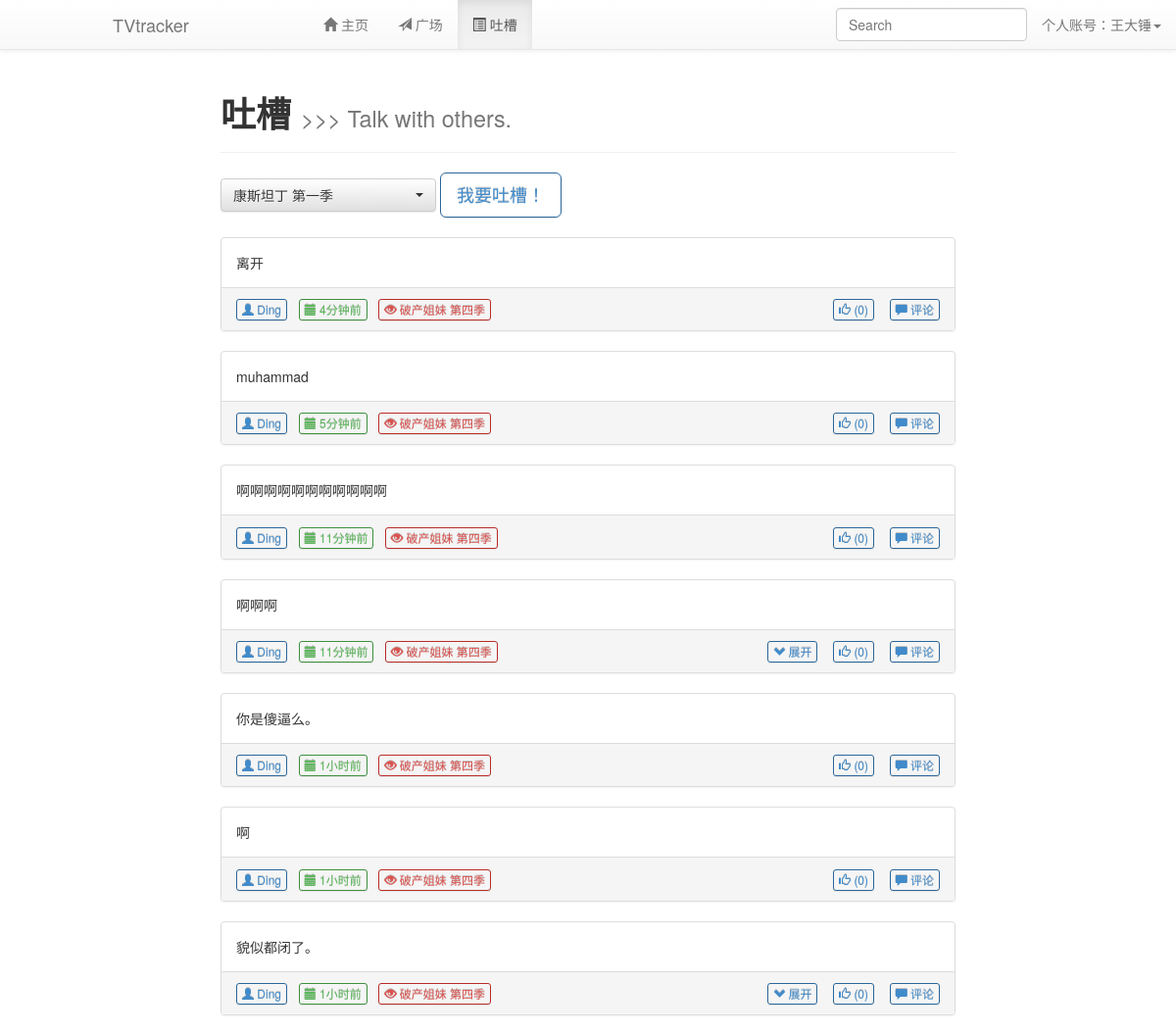
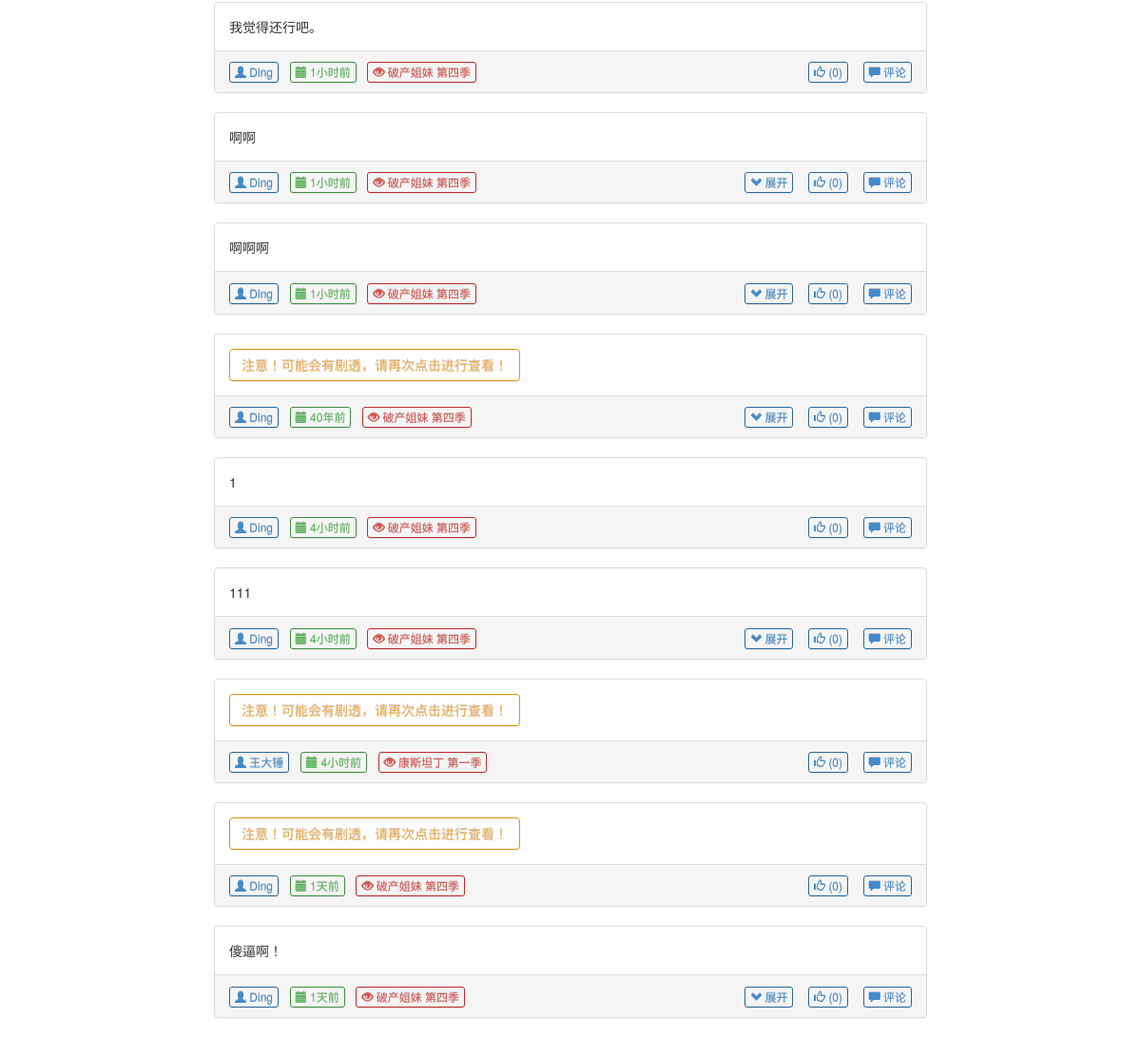
/talk (signed in), run on the app's committed database (2 pictures, top to bottom).
### tables this page shows
CREATE TABLE tracking (
    id integer primary key autoincrement,
    tvname text not null,
    userid integer not null,
    epnum integer not null default 0,
    end integer not null default 0
);

CREATE TABLE [discuss] ([id] integer PRIMARY KEY AUTOINCREMENT, [name1] text NOT NULL, [name2] text, [time] integer NOT NULL, [warning] integer NOT NULL DEFAULT(0), [level] integer NOT NULL DEFAULT '0', [content] text NOT NULL, [replyid] INTEGER, [tvname] TEXT NOT NULL);

### application.py (the view)
@app.route('/talk')
def talkPage():
    if session.get('logged_in'):
        user = query_db('select * from user where username = ?', [session['username']], one=True)
        tracking = query_db('select tvname, epnum from tracking where userid = ?', [user['id']])
        if tracking:
            sql = 'select * from discuss where name2 is null and tvname = ?' + ' or tvname = ?' * (len(tracking)-1)
            talk = query_db(sql+' limit 30', [i['tvname'] for i in tracking])
            talk.reverse()
            re = []
            for i in talk:
                i['time'] = delta_T(i['time'])
                replys = query_db('select * from discuss where replyid = ?', [i['id']])
                if replys:
                    for reply in replys:
                        reply['time'] = delta_T(reply['time'])
                    re.append(replys)
                else:
                    re.append(0)
            return render_template('talkPage.html', user = user, tracking = tracking, talk = zip(talk, re))
        else:
            return render_template('talkPage.html', user = user, tracking = False)
    else:
        return redirect(url_for('welcome'))

### application.py (called while the page is built)
def connect_db():
    return sqlite3.connect(app.config['DATABASE'])

@app.before_request
def before_request():
    g.db = connect_db()

@app.teardown_request
def teardown_request(exception):
    g.db.close()

def query_db(query, args=(), one=False):
    cur = g.db.execute(query, args)
    rv = [dict((cur.description[idx][0], value)
               for idx, value in enumerate(row)) for row in cur.fetchall()]
    return (rv[0] if rv else None) if one else rv

def delta_T(t):
    d1 = time.gmtime()
    d2 = time.gmtime(t)
    s = ''
    if d1.tm_year - d2.tm_year == 0:
        if d1.tm_mon - d2.tm_mon == 0:
            if d1.tm_mday - d2.tm_mday == 0:
                if d1.tm_hour - d2.tm_hour == 0:
                    if d1.tm_min - d2.tm_min == 0:
                        s = str(d1.tm_sec-d2.tm_sec)+u'秒前'
                    else:
                        s = str(d1.tm_min-d2.tm_min)+u'分钟前'
                else:
                    s = str(d1.tm_hour-d2.tm_hour)+u'小时前'
            else:
                s = str(d1.tm_mday-d2.tm_mday)+u'天前'
        else:
            s = str(d1.tm_mon-d2.tm_mon)+u'月前'
    else:
        s = str(d1.tm_year-d2.tm_year)+u'年前'
    return s

### templates/talkPage.html (shortened to what this page needs)
{% extends "dashboard.html" %}
{% block body %}
    <div class="page-header">
        <h1><b>吐槽</b> <small>>>> Talk with others.</small></h1>
    </div>
    <link rel="stylesheet" type="text/css" href="{{ url_for('static', filename='bootstrap-select.min.css') }}">
    {% if tracking %}
    <form method="POST" action="{{ url_for('postTalk') }}">
        <select name="tv" class="selectpicker">
            {% for i in tracking %}
                <option>{{ i.tvname }}</option>
            {% endfor %}
        </select>
        <button type="button" class="btn btn-primary btn-outline btn-lg" data-toggle="modal" data-target="#talkModal" onclick="$('#talkText').focus();$('#talkText').select();">
            我要吐槽！
        </button>
    </form>
    {% else %}
        <p>你没有任何追剧记录，没啥可吐槽的呦！</p>
    {% endif %}
    <br />
    {% for i, j in talk %}
        {% if j == 0 %}
        <div class="panel panel-default">
        {% else %}
        <div class="panel panel-default">
        {% endif %}
            <div class="panel-body">
                {% if i.warning %}
                    <a class="btn btn-warning btn-outline" onclick="$(this).hide();$('.{{ i.id }}con').fadeIn();">注意！可能会有剧透，请再次点击进行查看！</a>
                    {% else %}
                    <div>{{ i.content }}</div>
                {% endif %}
            </div>
            <div class="panel-footer">
                <a class="btn btn-xs btn-primary btn-outline" href='{{ url_for('viewUser') }}?user={{ i.name1 }}'><span class="glyphicon glyphicon-user"></span> {{ i.name1 }}</a>&nbsp;&nbsp;
                <span class="btn btn-xs btn-success btn-outline"><span class="glyphicon glyphicon-calendar"></span> {{ i.time }}</span>&nbsp;&nbsp;
                <span class="btn btn-xs btn-danger btn-outline"><span class="glyphicon glyphicon-eye-open"></span> {{ i.tvname }}</span>
                <div class="pull-right">
                    {% if j != 0 %}
                        <span class="btn btn-xs btn-primary btn-outline {{ i.id }}showBtn" onclick="$('.{{ i.id }}replySquare').fadeToggle();$('.{{ i.id }}hideBtn').show();$('.{{ i.id }}showBtn').hide();"><span class="glyphicon glyphicon-chevron-down"></span> 展开</span><span class="{{ i.id }}showBtn"> &nbsp;&nbsp;</span>
                    {% endif %}
                    <a class="btn btn-xs btn-primary btn-outline"><span class="glyphicon glyphicon-thumbs-up"></span> (0)</a> &nbsp;&nbsp;
                    <button class="btn btn-xs btn-primary btn-outline" data-toggle="modal" data-target="#replyModal" onclick="$('#replyName').val('{{ i.name1 }}');$('#tvName').val('{{ i.tvname }}');$('#replyId').val('{{ i.id }}');$('#replyText').focus();"><span class="glyphicon glyphicon-comment"></span> 评论</button>
                </div>
            </div>
        </div>
        <br />
    {% endfor %}
{% endblock %}

### templates/talkPage.html (style rules this page uses)
.btn-outline { background-color: transparent; background-image: none; color: inherit; transition: all .5s; }
.btn-primary.btn-outline { color: #428bca; }
.btn-success.btn-outline { color: #5cb85c; }
.btn-warning.btn-outline { color: #f0ad4e; }
.btn-danger.btn-outline { color: #d9534f; }
.panel { margin-bottom: 0; }

### data on the page
tracking: tvname "康斯坦丁 第一季"
discuss: content "离开", name1 "Ding", tvname "破产姐妹 第四季"
discuss: content "muhammad", name1 "Ding", tvname "破产姐妹 第四季"
discuss: content "啊啊啊啊啊啊啊啊啊啊啊", name1 "Ding", tvname "破产姐妹 第四季"
discuss: content "啊啊啊", name1 "Ding", tvname "破产姐妹 第四季"
discuss: content "你是傻逼么。", name1 "Ding", tvname "破产姐妹 第四季"
discuss: content "啊", name1 "Ding", tvname "破产姐妹 第四季"
discuss: content "貌似都闭了。", name1 "Ding", tvname "破产姐妹 第四季"
discuss: content "我觉得还行吧。", name1 "Ding", tvname "破产姐妹 第四季"
discuss: content "啊啊", name1 "Ding", tvname "破产姐妹 第四季"
discuss: content "啊啊啊", name1 "Ding", tvname "破产姐妹 第四季"
discuss: name1 "Ding", tvname "破产姐妹 第四季"
discuss: content "1", name1 "Ding", tvname "破产姐妹 第四季"
discuss: content "111", name1 "Ding", tvname "破产姐妹 第四季"
discuss: name1 "王大锤", tvname "康斯坦丁 第一季"
discuss: name1 "Ding", tvname "破产姐妹 第四季"
discuss: content "傻逼啊！", name1 "Ding", tvname "破产姐妹 第四季"

### other printed values
{{ session['username'] }} "王大锤"
{{ i.time }} "4分钟前" "5分钟前" "11分钟前" "11分钟前" "1小时前" "1小时前" "1小时前" "1小时前" "1小时前" "1小时前" "40年前" "4小时前" "4小时前" "4小时前" "1天前" "1天前"
